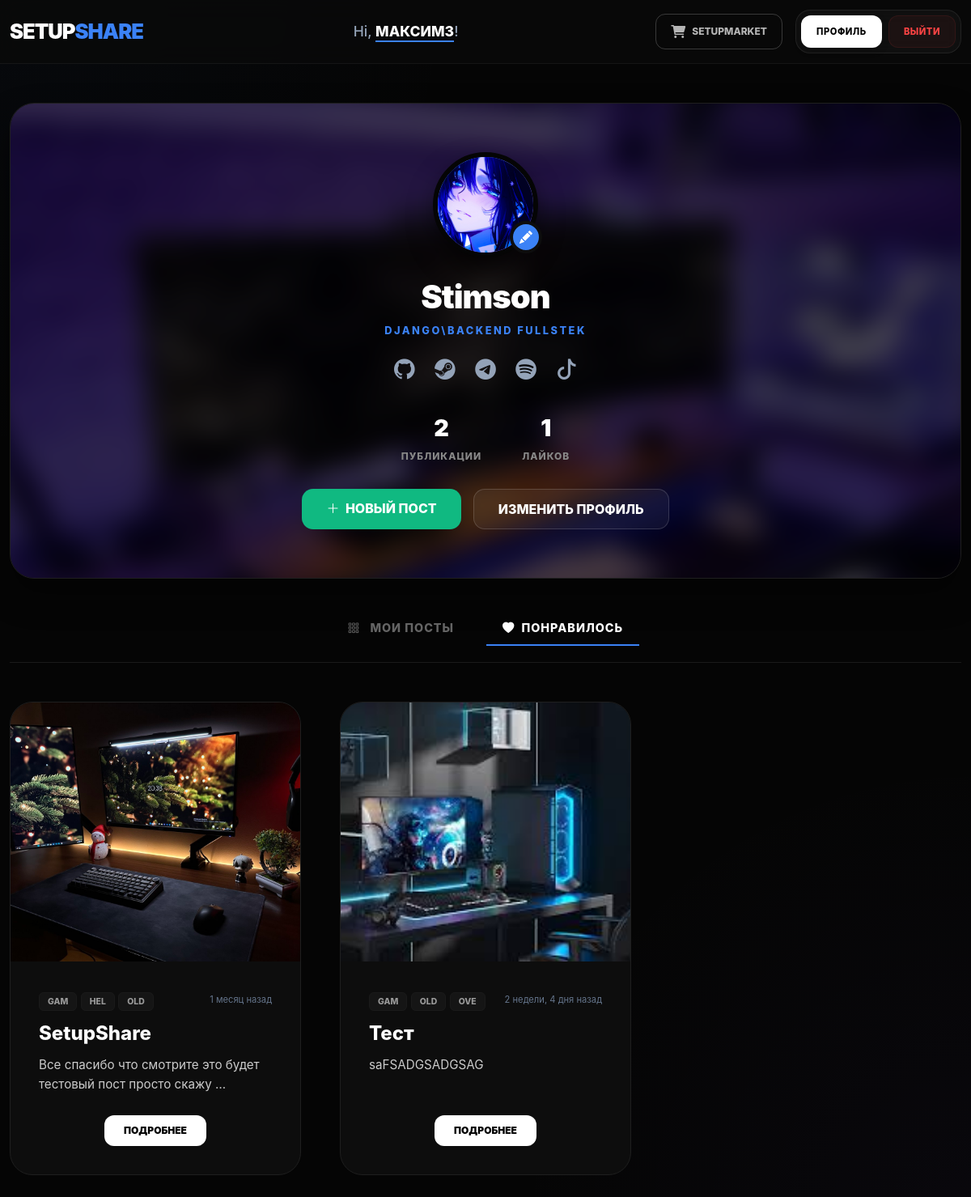
Screenshot of /users/user_profile/11/?status=like (signed in) with the database file from the repository.
### users/models.py (models this page shows, shortened)
class CustomRegisterUser(AbstractUser):
    phone = models.CharField(max_length=12, verbose_name='Номер телефона')

class BioUsers(models.Model):
    creator = models.OneToOneField(CustomRegisterUser, on_delete=models.CASCADE)
    avatar = models.ImageField(upload_to='avatar', null=True, blank=True, verbose_name='Аватар')
    background_image = models.ImageField(upload_to='background_image', null=True, blank=True, verbose_name='Фоновое изображение')
    first_name = models.CharField(max_length=10, null=True, blank=True, verbose_name='Имя пользователя')
    profission = models.CharField(max_length=30, null=True, blank=True, verbose_name='Професия')
    bio = models.CharField(max_length=255, null=True, blank=True, verbose_name='Биография')
    Instagram_url = models.URLField(null=True, blank=True, verbose_name='Ссылка на Instagram')
    github_url = models.URLField(null=True, blank=True, verbose_name='Ссылка на GitHub')
    discord_url = models.URLField(max_length=35, null=True, blank=True, verbose_name='Ссылка на Discord канал')
    steam_url = models.URLField(max_length=255, null=True, blank=True, verbose_name='Ссылка на steam')
    telegram_url = models.URLField(max_length=100, null=True, blank=True, verbose_name='Ссылка на telegram')
    spotify_url = models.URLField(max_length=100, null=True, blank=True, verbose_name='Ссылка на spotify плейлист')
    tiktok_url = models.URLField(max_length=100, blank=True, null=True, verbose_name='Ссылка на ТТ')

### main/models.py (models this page shows, shortened)
class SetupPosts(models.Model):
    title = models.CharField(max_length=50, verbose_name='Название поста')
    main_photo = models.ImageField(upload_to='main_photo')
    more_photo1 = models.ImageField(upload_to='morePhoto1', blank=True, null=True)
    more_photo2 = models.ImageField(upload_to='morePhoto2', blank=True, null=True)
    more_photo3 = models.ImageField(upload_to='morePhoto3', blank=True, null=True)
    cpu = models.CharField(max_length=20, verbose_name='Процесор')
    gpu = models.CharField(max_length=20, verbose_name='Видеокарта')
    ram = models.CharField(max_length=20, verbose_name='Оперативка')
    ssd = models.CharField(max_length=30, verbose_name='Накопитель')
    monitor = models.CharField(max_length=30, verbose_name='Монитор')
    ps = models.CharField(max_length=30, blank=True, null=True, verbose_name='БП')
    comment = models.CharField(blank=True, null=True, max_length=100, verbose_name='Дополнение')
    story_setup = models.TextField(blank=True, null=True, verbose_name='История Сборки')
    tegs = models.ManyToManyField(Tag, blank=True, verbose_name='Теги', related_name='posts')
    time = models.DateTimeField(auto_now_add=True, verbose_name="Дата публикации")
    likes = models.ManyToManyField(settings.AUTH_USER_MODEL, related_name='post_likes')
    creator = models.ForeignKey(settings.AUTH_USER_MODEL, on_delete=models.CASCADE)
    def get_absolute_url(self):
        return reverse("main:detail_post", kwargs={"pk": self.pk})

class Tag(models.Model):
    name = models.CharField(max_length=50, verbose_name='Название тега')

### users/views.py (the view)
# urls.py: path('user_profile/<int:pk>/', views.UserProfileView.as_view(), name='profile'),
class UserProfileView(LoginRequiredMixin, ListView):
    template_name = 'users/user_profile.html'
    model = SetupPosts
    context_object_name = 'post'
    def get_context_data(self, **kwargs):
            context = super().get_context_data(**kwargs)
            user_id = self.kwargs.get('pk') #достаем pk из адресаа где передан pk в urls
            total_likes = SetupPosts.objects.filter(creator_id=user_id).aggregate(all_likes_sum=Count('likes'))['all_likes_sum']
            all_post_user = SetupPosts.objects.filter(creator_id = user_id).count()
            context['user_profile'] = get_object_or_404(CustomRegisterUser, pk=user_id)
            context['total_likes'] = total_likes or 0
            context['all_post'] = all_post_user or 0
            context['avatar_form'] = LoadingUserAvatarForm(instance=self.request.user.biousers) #здесь мы выводим сам input и в нем передаем в нутри формы instance для того что бы могло отобразить уже существующие данные а так же при сохранении новых что бы это не новая запись была а обновление это самой записи
            return context
    def get_queryset(self):
        user_id = self.kwargs['pk']
        sort = self.request.GET.get('status')
        if sort == 'my':
            return SetupPosts.objects.filter(creator_id=user_id).order_by('-time')
        elif sort == 'like':
            return SetupPosts.objects.filter(likes=user_id)
    def post(self, request, *args, **kwargs):
        form = LoadingUserAvatarForm(request.POST, request.FILES, instance=request.user.biousers)
        if form.is_valid():
            form.save()
            return redirect('users:profile', pk=request.user.pk)

### templates/users/user_profile.html (shortened to what this page needs)
{% extends "base.html" %}
{% load static %}
    {% block extra_css %}
        <link href="https://cdn.jsdelivr.net/npm/bootstrap@5.3.0/dist/css/bootstrap.min.css" rel="stylesheet">
        <link rel="stylesheet" href="https://cdn.jsdelivr.net/npm/bootstrap-icons@1.10.0/font/bootstrap-icons.css">
        <link rel="stylesheet" href="{% static 'common.css'%}">
        <link rel="stylesheet" href="{% static 'users/user_profile.css'%}">
    {% endblock extra_css %}
{% block content %}
<div class="container mt-5 mb-5">
    <header class="profile-header" style="--bg-image: url('{% if user_profile.biousers.background_image %}{{user_profile.biousers.background_image.url}}{% endif %}');">
        <div class="profile-content">
            <div class="avatar-container">
                <div class="avatar-large">
                    {% if user_profile.biousers.avatar %}
                        <img src="{{ user_profile.biousers.avatar.url }}" alt="Avatar" class="avatar-img">
                    {% else %}
                        {{ user_profile.biousers.first_name|default:user_profile.username|slice:":1"|upper }}
                    {% endif %}
                </div>
                {% if request.user == user_profile %}
                    <button class="btn-edit-avatar" title="Изменить фото профиля">
                        <i class="bi bi-pencil-fill"></i>
                    </button>
                {% endif %}
            </div>
            <h1 class="profile-name">{{ user_profile.biousers.first_name|default:user_profile.username }}</h1>
            <p class="profile-tag">{{user_profile.biousers.profission|default:''}}</p>
            <div class="social-links mb-4">
                {% if user_profile.biousers.github_url %}
                    <a href="{{user_profile.biousers.github_url}}" target="_blank" class="social-icon"><i class="bi bi-github"></i></a>
                {% endif %}
                {% if user_profile.biousers.steam_url%}
                    <a href="{{user_profile.biousers.steam_url}}" target="_blank" class="social-icon"><i class="bi bi-steam"></i></a>
                {% endif %}
                {% if user_profile.biousers.telegram_url %}
                    <a href="{{user_profile.biousers.telegram_url}}" target="_blank" class="social-icon"><i class="bi bi-telegram"></i></a>
                {% endif %}
                {% if user_profile.biousers.spotify_url %}
                    <a href="{{user_profile.biousers.spotify_url}}" target="_blank" class="social-icon"><i class="bi bi-spotify"></i></a>
                {% endif %}
                {% if user_profile.biousers.tiktok_url %}
                    <a href="{{user_profile.biousers.tiktok_url}}" target="_blank" class="social-icon"><i class="bi bi-tiktok"></i></a>
                {% endif %}
            </div>
            <div class="profile-stats">
                <div class="stat-item">
                    <span class="stat-number">{{ all_post }}</span>
                    <span class="stat-label">Публикации</span>
                </div>
                <div class="stat-item">
                    <span class="stat-number">{{ total_likes }}</span>
                    <span class="stat-label">Лайков</span>
                </div>
            </div>
            <div class="profile-actions">
                {% if request.user == user_profile %}
                <a href="{% url 'main:add_post' %}" class="btn-add-post">
                    <i class="bi bi-plus-lg me-1"></i> НОВЫЙ ПОСТ
                </a>
                <a href="{% url 'users:edit-profile' pk=request.user.pk %}" class="btn-edit-profile"> ИЗМЕНИТЬ ПРОФИЛЬ</a>
                {% else %}
                    <a href="{% url 'users:edit-profile' pk=request.user.pk %}" class="btn-edit-profile2"><i class="bi bi-pencil-square"></i> Написать</a>
                {% endif %}
            </div>
        </div>
    </header>
    <div class="profile-nav mb-5">
        <a href="?status=my" class="profile-nav-btn {% if request.GET.status == 'my' %}active{% endif %}">
            <i class="bi bi-grid-3x3-gap me-2"></i> {% if request.user == user_profile %}МОИ ПОСТЫ{% else %}Посты автора {% endif %}
        </a>
        {% if request.user == user_profile %}
        <a href="?status=like" class="profile-nav-btn {% if request.GET.status == 'like' %}active{% endif %}">
            <i class="bi bi-heart-fill me-2"></i>ПОНРАВИЛОСЬ
        </a>
        {% endif %}
    </div>
    <div class="row row-cols-1 row-cols-md-2 row-cols-lg-3 g-5">
        {% for posts in post %}
        <div class="col">
            <div class="card h-100">
                <img src="{{ posts.main_photo.url }}" class="card-img-top" alt="{{ posts.title }}">
                <div class="card-body">
                    <div class="d-flex justify-content-between align-items-center mb-3">
                        <div class="tags-container">
                            {% for tag in posts.tegs.all %}
                                <span class="badge-custom">{{ tag.name|slice:":3" }}</span>
                            {% endfor %}
                        </div>
                        <span class="post-time" style="font-size: 0.7rem; color: #64748b;">
                            {{ posts.time|timesince }} назад
                        </span>
                    </div>
                    <h5 class="card-title">{{ posts.title }}</h5>
                    <p class="card-text">{{ posts.story_setup|truncatewords:10 }}</p>
                    <div class="mt-auto d-flex justify-content-center">
                        <a href="{{ posts.get_absolute_url }}" class="btn-details-profile">ПОДРОБНЕЕ</a>
                    </div>
                </div>
            </div>
        </div>
        {% endfor %}
    </div>
</div>
{% endblock content %}

### templates/base.html (shortened to what this page needs)
<!DOCTYPE html>
<html lang="en" data-bs-theme="{% block theme %}light{% endblock %}">
<head>
    <link rel="stylesheet" href="https://cdnjs.cloudflare.com/ajax/libs/font-awesome/6.0.0/css/all.min.css">
    {% block extra_css %}{% endblock extra_css %}
</head>
<body>
<nav class="navbar navbar-expand-lg sticky-top custom-navbar">
    <div class="container d-flex justify-content-between align-items-center">
        <div class="nav-left">
            <a class="navbar-brand" href="{% url 'main:main_page' %}">SETUP<span>SHARE</span></a>
        </div>
        {% if user.is_authenticated %}
        <div class="nav-center d-none d-lg-block">
            <div class="user-welcome-center">
                Hi, <span class="highlight-name">{{request.user.username}}</span>!
            </div>
        </div>
        <div class="nav-right d-flex align-items-center gap-3">
            <a href="{% url 'Shop:mainshop' %}" class="btn-market-right">
                <i class="fa-solid fa-cart-shopping"></i> SetupMarket
            </a>
            <div class="control-capsule d-flex align-items-center">
                <a href="{% url 'users:profile' pk=request.user.pk %}" class="btn-cap btn-profile-main">Профиль</a>
                <form action="{% url 'users:logout' %}" method="post" class="m-0">
                    <button type="submit" class="btn-cap btn-exit-large">Выйти</button>
                </form>
            </div>
        </div>
        {% else %}
        <div class="nav-right">
            <a href="{% url 'users:login' %}" class="btn-cap btn-profile-main">Войти</a>
        </div>
        {% endif %}
    </div>
</nav>
    {% block content %}
    {% endblock %}
</body>

### static/common.css (style rules this page uses)
:root { --bg-main: #050505; --accent-blue: #3b82f6; --bg-card: #0d0d0d; --text-muted: #94a3b8; --text-main: #e2e8f0; --border-color: #1f1f1f; --nav-height: 44px; }
body { background-color: var(--bg-main); background-image: radial-gradient(circle at 0% 0%, rgba(59, 130, 246, 0.03) 0%, transparent 30%), radial-gradient(circle at 100% 100%, rgba(139, 92, 246, 0.03) 0%, transparent 30%); background-attachment: fixed; color: var(--text-main); font-family: 'Inter', system-ui, -apple-system, sans-serif; min-height: 100vh; margin: 0; }
.container { max-width: 1400px; }
.navbar { background: var(--bg-main); border-bottom: 1px solid #1a1a1a; padding: 20px 0; }
.navbar-brand { font-size: 2rem !important; font-weight: 900 !important; color: #ffffff !important; letter-spacing: -2px; text-transform: uppercase; text-decoration: none; display: flex; align-items: center; }
.custom-navbar { background: rgba(5, 5, 5, 0.85); backdrop-filter: blur(15px); -webkit-backdrop-filter: blur(15px); border-bottom: 1px solid rgba(255, 255, 255, 0.05); padding: 15px 0; z-index: 1000; }
.navbar-brand { font-size: 1.6rem !important; font-weight: 900 !important; color: #fff !important; letter-spacing: -1px; text-transform: uppercase; text-decoration: none; }
.navbar-brand span { color: var(--accent-blue); }
.custom-navbar { background: rgba(10, 10, 10, 0.85); backdrop-filter: blur(15px); border-bottom: 1px solid rgba(255, 255, 255, 0.05); padding: 12px 0; }
.user-welcome-center { color: var(--text-muted); font-size: 1.1rem; font-weight: 500; }
.highlight-name { color: #fff; font-weight: 800; text-transform: uppercase; border-bottom: 2px solid var(--accent-blue); padding-bottom: 1px; }
.btn-market-right { height: var(--nav-height); display: flex; align-items: center; gap: 8px; text-decoration: none; color: rgba(255, 255, 255, 0.7); font-size: 0.75rem; font-weight: 800; text-transform: uppercase; padding: 0 18px; border: 1px solid rgba(255, 255, 255, 0.2); border-radius: 12px; transition: 0.3s; }
.btn-market-right i { font-size: 1rem; transition: 0.3s; }
.control-capsule { background: rgba(255, 255, 255, 0.03); padding: 6px; border-radius: 18px; border: 1px solid rgba(255, 255, 255, 0.08); gap: 8px; backdrop-filter: blur(10px); }
.btn-cap { height: 40px; display: flex; align-items: center; justify-content: center; text-decoration: none; border: none; font-size: 0.7rem; font-weight: 800; text-transform: uppercase; padding: 0 18px; border-radius: 12px; transition: all 0.4s cubic-bezier(0.4, 0, 0.2, 1); cursor: pointer; letter-spacing: 0.5px; }
.btn-profile-main { background: #ffffff; color: #000; min-width: 100px; box-shadow: 0 4px 10px rgba(0, 0, 0, 0.2); }
.btn-exit-large { background: rgba(255, 68, 68, 0.05); color: #ff4444; border: 1px solid rgba(255, 68, 68, 0.1) !important; }

### rows the page displays
CustomRegisterUser: user.username "МАКСИМ3", biousers.avatar (picture), biousers.first_name "Stimson", biousers.profission "DJANGO\\BACKEND FULLSTEK"
SetupPosts: main_photo (picture), time "1 месяц", title "SetupShare", story_setup "Все спасибо что смотрите это будет тестовый пост просто скажу …"
Tag: name "GAM"
Tag: name "HEL"
Tag: name "OLD"
SetupPosts: main_photo (picture), time "2 недели, 4 дня", title "Тест", story_setup "saFSADGSADGSAG"
Tag: name "OVE"

### other values shown
{{ all_post }} "2"
{{ total_likes }} "1"
